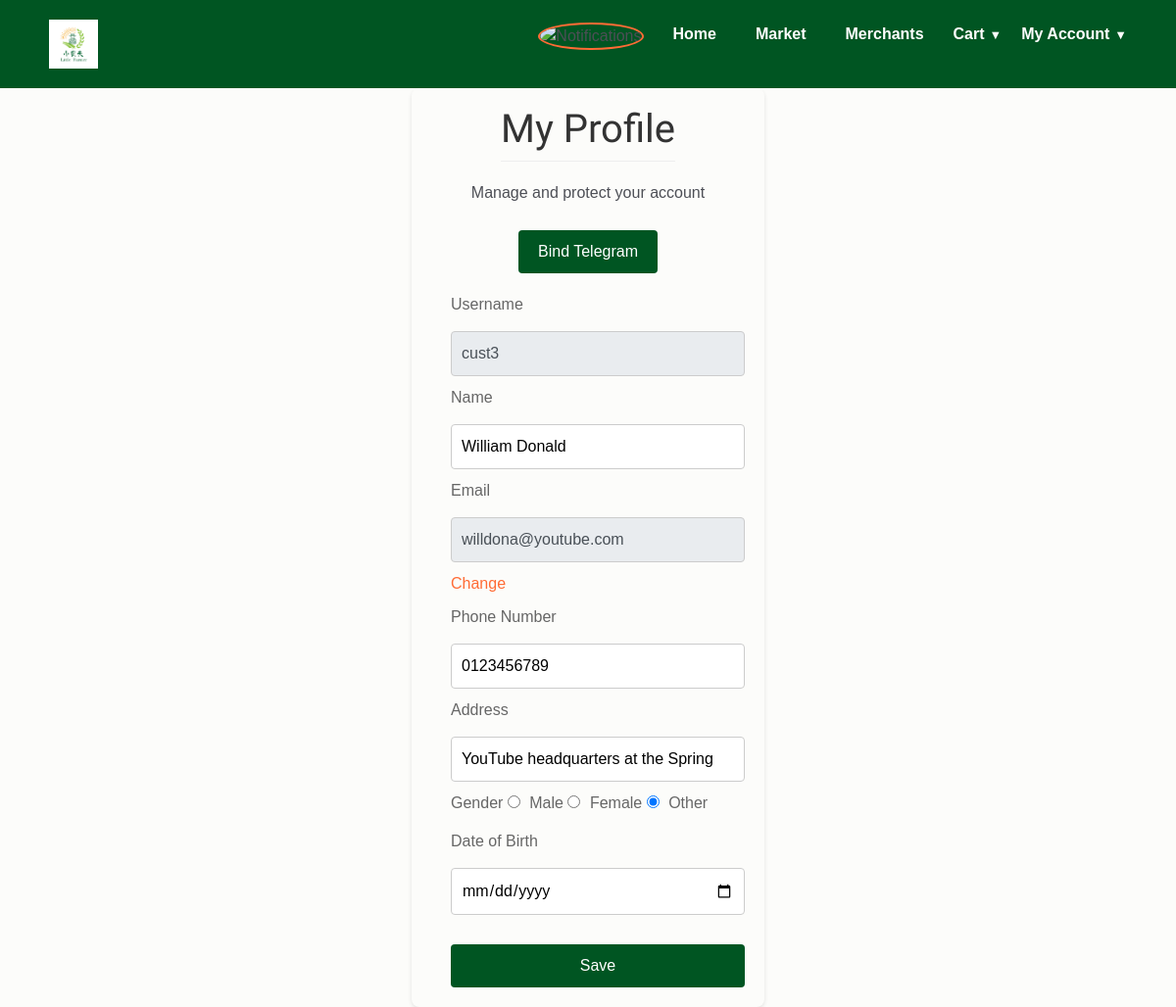
/your_account.php (signed in), run on an earlier commit of the app's database.
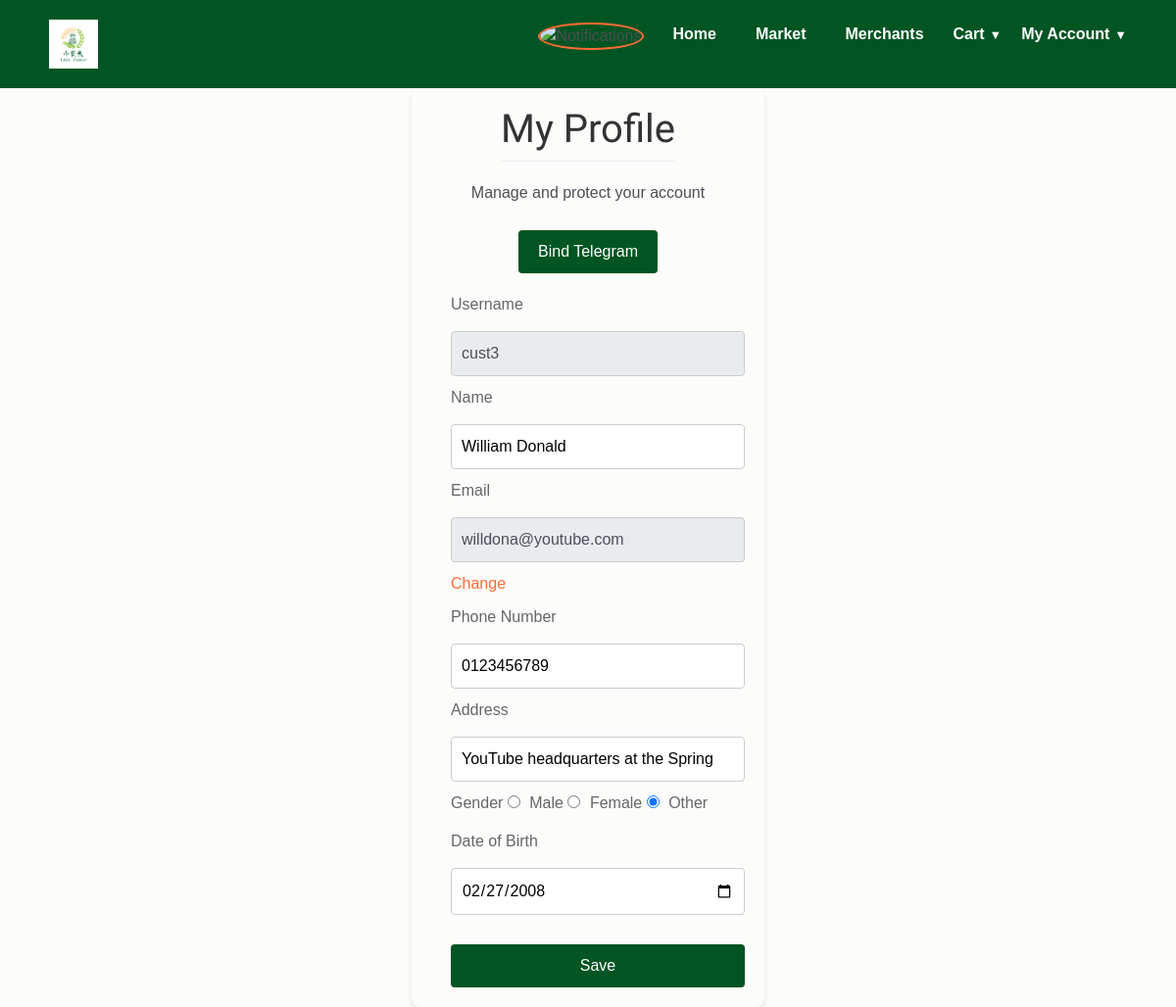
And on a later commit of the database.
### tables this page shows
CREATE TABLE `users` (
  `u_id` int(222) NOT NULL,
  `username` varchar(222) NOT NULL,
  `f_name` varchar(222) NOT NULL,
  `l_name` varchar(222) NOT NULL,
  `fullName` varchar(50) NOT NULL,
  `gender` varchar(20) NOT NULL,
  `dob` date DEFAULT NULL,
  `email` varchar(222) NOT NULL,
  `phone` varchar(222) NOT NULL,
  `password` varchar(222) NOT NULL,
  `address` text NOT NULL,
  `status` int(222) NOT NULL DEFAULT 1,
  `date` timestamp NOT NULL DEFAULT current_timestamp() ON UPDATE current_timestamp(),
  `chat_id` bigint(20) NOT NULL,
  `notifications_enabled` tinyint(1) NOT NULL DEFAULT 1,
  `email_token` varchar(255) NOT NULL DEFAULT '',
  `token_expiration` datetime DEFAULT NULL,
  `email_verified` tinyint(1) NOT NULL DEFAULT 0
);

### your_account.php (the view, shortened to what this page needs)
<?php
include('config/connect.php');
$u_id = $_SESSION['user_id'];
$username = '';
$fullName = '';
$email = '';
$phone = '';
$gender = '';
$dob = '';
$stmt = $db->prepare("SELECT username, fullName, email, phone, gender, dob, address FROM users WHERE u_id = ?");
$stmt->bind_param("i", $u_id);
$stmt->execute();
$stmt->bind_result($username, $fullName, $email, $phone, $gender, $dob, $address);
?>
<!DOCTYPE html>
<html lang="en">
<head>
    <link href="css/bootstrap.min.css" rel="stylesheet">
    <link href="css/font-awesome.min.css" rel="stylesheet">
    <link href="css/animsition.min.css" rel="stylesheet">
    <link href="css/animate.css" rel="stylesheet">
    <link href="css/style.css" rel="stylesheet">
</head>
<body>
    <?php include('includes/header.php'); ?>
    <div class="profile-management-container">
        <h1>My Profile</h1>
        <p>Manage and protect your account</p>
        <div class="telegram-bind-container" style="margin-top: 10px;">
            <form method="POST">
                <button type="submit" name="bindTelegram" class="order-button">Bind Telegram</button>
            </form>
        </div>
        <div class="profile-management-layout">
            <div class="form-fields-container">
                <form method="POST" enctype="multipart/form-data">
                    <label for="username">Username</label>
                    <input type="text" id="username" name="username" value="<?php echo htmlspecialchars($username); ?>" disabled />
                    <label for="name">Name</label>
                    <input type="text" id="name" name="name" value="<?php echo htmlspecialchars($fullName); ?>" />
                    <label for="email">Email</label>
                    <input type="email" id="email" name="email" value="<?php echo htmlspecialchars($email); ?>" disabled />
                    <a href="change_email.php">Change</a>
                    <label for="phone_number">Phone Number</label>
                    <input type="text" id="phone_number" name="phone_number" value="<?php echo htmlspecialchars($phone); ?>" />
                    <label for="address">Address</label>
                    <input type="text" id="address" name="address" value="<?php echo htmlspecialchars($address); ?>" />
                    <div class="gender-row">
                        <label>Gender</label>
                        <input type="radio" id="male" name="gender" value="male" <?php echo ($gender == 'male') ? 'checked' : ''; ?> />
                        <label for="male">Male</label>
                        <input type="radio" id="female" name="gender" value="female" <?php echo ($gender == 'female') ? 'checked' : ''; ?> />
                        <label for="female">Female</label>
                        <input type="radio" id="other" name="gender" value="other" <?php echo ($gender == 'other') ? 'checked' : ''; ?> />
                        <label for="other">Other</label>
                    </div>
                    <label for="dob">Date of Birth</label>
                    <input type="date" id="dob" name="dob" value="<?php echo htmlspecialchars($dob); ?>" />
                    <button type="submit" name="update_profile" style="margin-top: 20px;">Save</button>
                </form>
            </div>
        </div>
    </div>
</body>
</html>

What changed in the data, as far as the page shows it:
changed users "cust3": dob (not shown) → "02/27/2008"
